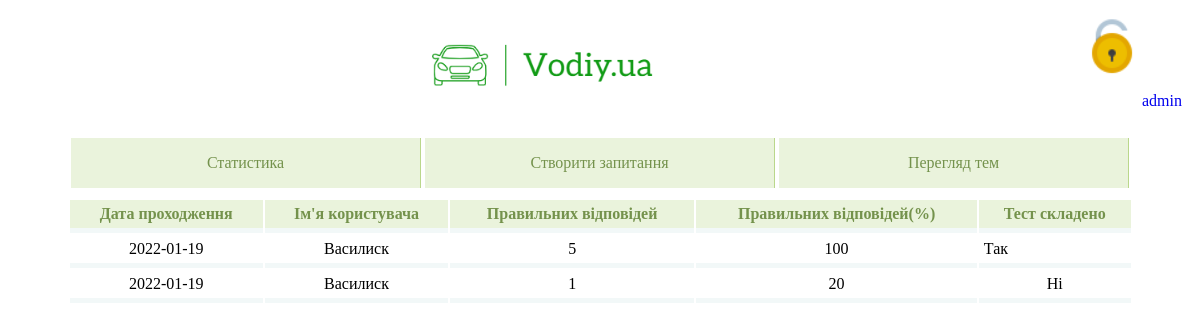
The page /admin/stats (signed in) on the database its author committed.
### models.py (models this page shows)
class Users(db.Model):
    id = db.Column(db.Integer, primary_key=True)
    login = db.Column(db.String, unique=True)
    email = db.Column(db.String, unique=True)
    password = db.Column(db.String, nullable=False)
    tests = db.relationship('History', backref='users')

class History(db.Model):
    id = db.Column(db.Integer, primary_key=True)
    user_id = db.Column(db.Integer, db.ForeignKey('users.id'), nullable=False)
    correct_answers_number = db.Column(db.Integer, nullable=False)
    correct_answers_percent = db.Column(db.Integer, nullable=False)
    complete = db.Column(db.Boolean, nullable=False)
    date = db.Column(db.Date, nullable=False)

### admin/admin.py (the view)
@admin.route('/stats')
def stats():
    return render_template('admin/stats.html', user=Admin, users_history=Admin.get_users_history(), tests_number=len(Admin.get_history()))

### Admin.py (called while the page is built)
    @classmethod
    def get_users_history(cls):
        return DataBase.get_users_history()

    @classmethod
    def get_history(cls):
        return DataBase.get_history()

### DataBase.py (called while the page is built)
    @classmethod
    def get_users_history(cls):
        return Users.query.all()

    @classmethod
    def get_history(cls):
        return History.query.all()

### Visitor.py (called while the page is built)
    @classmethod
    def is_authorized(cls):
        if session.get('logged') == 'True':
            return True
        else:
            return False

    @classmethod
    def get_name(cls):
        if session.get('logged'):
            return session.get('user_name')
        else:
            return 'Not authorized'

### admin/templates/admin/stats.html
{% extends 'admin/base.html' %}
{% block content %}
<center>
	<table class="table">
		<thead>
			<tr>
				<th>Дата проходження</th>
				<th>Ім'я користувача</th>
				<th>Правильних відповідей</th>
				<th>Правильних відповідей(%)</th>
				<th>Тест складено</th>
			</tr>
		</thead>
		{% if tests_number < 1 %}
		<tbody>
		<tr><td colspan="5" align="center" style="color: #74924C;">Ця таблиця порожня! Наразі не існує жодного запису результатів.</td></tr>
		</tbody>
		{% else %}
			{% for user_one in users_history %}
			{% for test in user_one.tests %}
			<tbody>
			<tr>
				<td align="center"> {{ test.date }} </td>
				<td align="center"> {{ user_one.login }} </td>
				<td align="center"> {{ test.correct_answers_number }} </td>
				<td align="center"> {{ test.correct_answers_percent }} </td>
				{% if test.complete %}
				<td > Так </td>
				{% else %}
				<td align="center">Ні</td>
				{% endif %}
			</tr>
			</tbody>
			{% endfor %}
			{% endfor %}
		{% endif %}
	</table>
</center>
{% endblock %}

### admin/templates/admin/base.html (shortened to what this page needs)
<!DOCTYPE html>
<html lang="en">
<head>
    <link type="text/css" rel="stylesheet" href="{{ url_for('admin.static', filename='css/menu.css') }}"/>
    <link type="text/css" rel="stylesheet" href="{{ url_for('admin.static', filename='css/styles.css') }}"/>
    <link type="text/css" rel="stylesheet" href="{{ url_for('admin.static', filename='css/table.css') }}"/>
</head>
<body>
<div class="wrapper">
    <div class="header">
        <div class="inner-header" style="text-align:center;">
            <img src="static/img/logo.png" height="120px;">
            <a href="sign-in">
                {% if(user.is_authorized()) %}
                <img src="static/img/unlock.png" height="60px;" align="right" style="margin-top:10px; margin-right:50px;">
                {% else %}
                <img src="static/img/lock.png" height="60px;" align="right" style="margin-top:10px; margin-right:50px;">
                {% endif %}
                <p align="right" style="margin-top: -40px; padding-right:10px;">{{user.get_name()}}</p>
            </a>
        </div>
    </div>
 <div class="pagination">
        <div class="inner-pagination">
            <nav class="three" style="text-align:center;">
                <ul>
                    <li><a href="stats">Статистика</a></li>
                    <li><a href="new_questions">Створити запитання</a></li>
                    <li><a href="themes">Перегляд тем</a></li>
                </ul>
            </nav>
        </div>
    </div>
    {% block content %} {% endblock %}
</div>
</body>
</html>

### admin/static/css/menu.css (style rules this page uses)
ul { list-style: none; margin: 0 auto; }
a { text-decoration: none; font-family: lucida console; transition: .5s linear; }
.three ul { padding: 0; border-color: #71e761; }
.three li { display: inline-block; width: 350px; }
.three a { padding: 1em; display: block; color: #74924C; border-right: 1px solid #BAD78B; background: rgba(186, 215, 139, .3); }

### admin/static/css/styles.css (style rules this page uses)
* { box-sizing: border-box; }
.header { margin-bottom: 10px; }
.inner-header { height: 120px; }
.pagination { margin-bottom: 10px; }
.inner-pagination { height: 50px; }

### admin/static/css/table.css (style rules this page uses)
.table { width: 1065px; margin-bottom: 20px; border: 15px solid rgba(190, 215, 139, .3) border-top: 5px solid rgba(190, 215, 139, .3) border-collapse: collapse; }
.table th { font-weight: bold; padding: 5px; background: rgba(186, 215, 139, .3); border: none; color: #74924C; border-bottom: 5px solid #F2F8F8; font-family: lucida console; }
.table td { padding: 5px; border: none; border-bottom: 5px solid #F2F8F8; font-family: lucida console; transition: .5s linear; }

### rows shown on the page
Users: get_name "admin"
Users: login "Василиск"
History: date "2022-01-19", correct_answers_number "5", correct_answers_percent "100", complete "Так"
History: date "2022-01-19", correct_answers_number "1", correct_answers_percent "20", complete "Ні"
